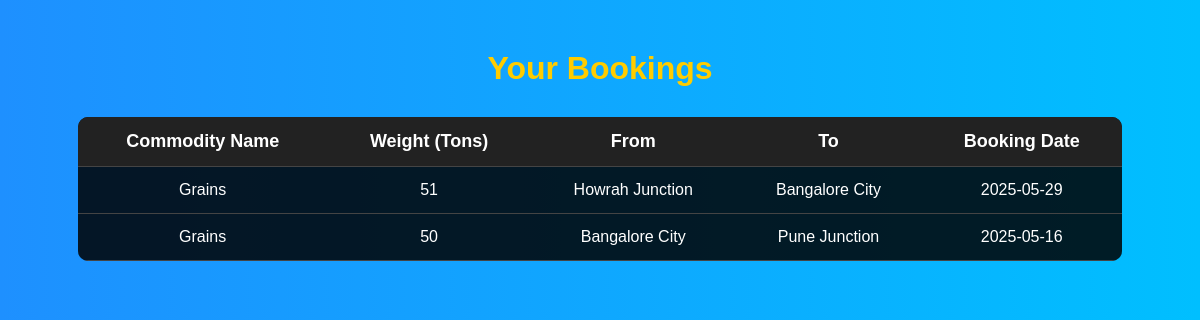
The page /view_bookings.php (signed in) on the database its author committed.
### tables this page shows
CREATE TABLE `bookings` (
  `id` int(11) NOT NULL,
  `user_id` int(11) NOT NULL,
  `commodity_type` varchar(100) NOT NULL,
  `weight` float NOT NULL,
  `source` varchar(100) NOT NULL,
  `destination` varchar(100) NOT NULL,
  `booking_date` date NOT NULL,
  `delivery_method` varchar(50) DEFAULT NULL,
  `notes` text DEFAULT NULL,
  `delivery_date` date DEFAULT NULL,
  `price` decimal(10,2) NOT NULL,
  `status` enum('pending','confirmed','in_transit','delivered','cancelled') DEFAULT 'pending',
  `payment_status` enum('pending','completed','failed','refunded') NOT NULL DEFAULT 'pending',
  `payment_id` varchar(100) DEFAULT NULL,
  `order_id` varchar(100) DEFAULT NULL,
  `payment_method` varchar(50) DEFAULT NULL,
  `ticket_number` varchar(20) DEFAULT NULL,
  `cancellation_reason` text DEFAULT NULL,
  `cancelled_at` timestamp NULL DEFAULT NULL,
  `created_at` timestamp NOT NULL DEFAULT current_timestamp()
);

### view_bookings.php (the view, shortened to what this page needs)
<?php
include 'db_connect.php';
$user_id = $_SESSION['user_id'];
$sql = "SELECT * FROM bookings WHERE user_id = ?";
$stmt = $conn->prepare($sql);
$stmt->bind_param("i", $user_id);
$stmt->execute();
$result = $stmt->get_result();
?>
<!DOCTYPE html>
<html lang="en">
<head>
</head>
<body>
<h2>Your Bookings</h2>
<?php if ($result->num_rows > 0): ?>
    <table>
        <tr>
            <th>Commodity Name</th>
            <th>Weight (Tons)</th>
            <th>From</th>
            <th>To</th>
            <th>Booking Date</th>
        </tr>
        <?php while ($row = $result->fetch_assoc()): ?>
        <tr>
            <td><?php echo htmlspecialchars($row['commodity_type']); ?></td>
            <td><?php echo htmlspecialchars($row['weight']); ?></td>
            <td><?php echo htmlspecialchars($row['source']); ?></td>
            <td><?php echo htmlspecialchars($row['destination']); ?></td>
            <td><?php echo htmlspecialchars($row['booking_date']); ?></td>
        </tr>
        <?php endwhile; ?>
    </table>
<?php else: ?>
    <p class="no-bookings">No bookings found.</p>
<?php endif; ?>
</body>
</html>

### view_bookings.php (style rules this page uses)
body { font-family: Arial, sans-serif; background: linear-gradient(to right, #1e90ff, #00bfff); color: white; margin: 0; padding: 20px; text-align: center; }
h2 { margin-top: 30px; font-size: 32px; color: #ffcc00; }
table { width: 90%; margin: 30px auto; border-collapse: collapse; background: rgba(0, 0, 0, 0.85); border-radius: 10px; overflow: hidden; }
th, td { padding: 14px 18px; border-bottom: 1px solid #444; color: white; }
th { background-color: #222; font-size: 18px; }

### rows shown on the page
bookings: commodity_type "Grains", weight "51", source "Howrah Junction", destination "Bangalore City", booking_date "2025-05-29"
bookings: commodity_type "Grains", weight "50", source "Bangalore City", destination "Pune Junction", booking_date "2025-05-16"
